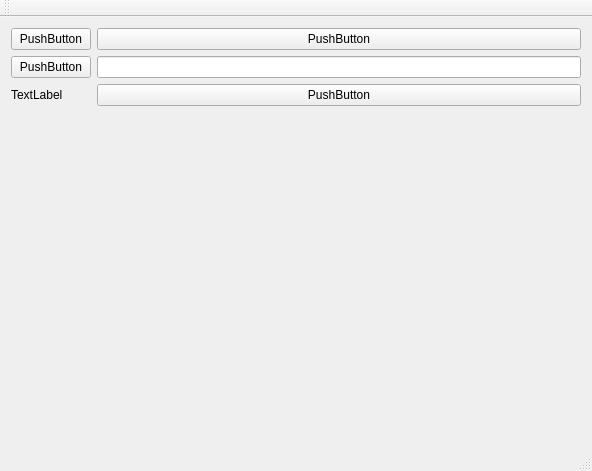
<?xml version="1.0" encoding="UTF-8"?>
<ui version="4.0">
 <class>MainWindow</class>
 <widget class="QMainWindow" name="MainWindow">
  <property name="geometry">
   <rect>
    <x>0</x>
    <y>0</y>
    <width>592</width>
    <height>471</height>
   </rect>
  </property>
  <property name="windowTitle">
   <string>MainWindow</string>
  </property>
  <widget class="QWidget" name="centralWidget">
   <layout class="QFormLayout" name="formLayout">
    <item row="0" column="0">
     <widget class="QPushButton" name="pushButton_3">
      <property name="text">
       <string>PushButton</string>
      </property>
     </widget>
    </item>
    <item row="0" column="1">
     <widget class="QPushButton" name="pushButton_2">
      <property name="text">
       <string>PushButton</string>
      </property>
     </widget>
    </item>
    <item row="1" column="0">
     <widget class="QPushButton" name="pushButton_4">
      <property name="text">
       <string>PushButton</string>
      </property>
     </widget>
    </item>
    <item row="2" column="1">
     <widget class="QPushButton" name="pushButton">
      <property name="text">
       <string>PushButton</string>
      </property>
     </widget>
    </item>
    <item row="2" column="0">
     <widget class="QLabel" name="label">
      <property name="text">
       <string>TextLabel</string>
      </property>
     </widget>
    </item>
    <item row="1" column="1">
     <widget class="QLineEdit" name="lineEdit"/>
    </item>
   </layout>
  </widget>
  <widget class="QMenuBar" name="menuBar">
   <property name="geometry">
    <rect>
     <x>0</x>
     <y>0</y>
     <width>592</width>
     <height>22</height>
    </rect>
   </property>
  </widget>
  <widget class="QToolBar" name="mainToolBar">
   <attribute name="toolBarArea">
    <enum>TopToolBarArea</enum>
   </attribute>
   <attribute name="toolBarBreak">
    <bool>false</bool>
   </attribute>
  </widget>
  <widget class="QStatusBar" name="statusBar"/>
 </widget>
 <layoutdefault spacing="6" margin="11"/>
 <resources/>
 <connections/>
</ui>
